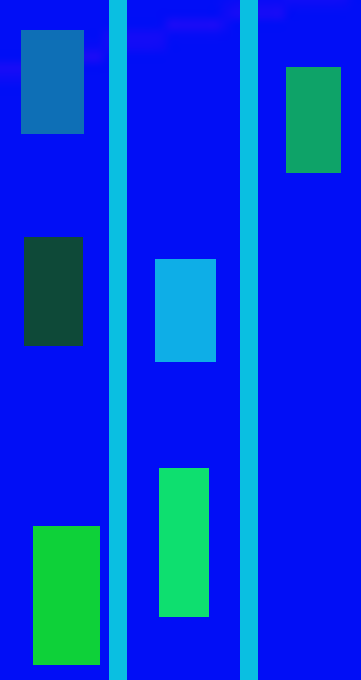
#> input picture asset/image.png, 361 x 680 px
$ python Cognize_Car.py
#> lines starting #> are read from the running program, lines starting #| are printed output that depends on the picture; after the words box and inside, x2 and y2 are one past the last pixel; in counts of white or black regions, pixels touching at a corner belong together
import numpy as np
import cv2
from PIL import Image

# 读取图片
image_path = 'asset/image.png'
image = Image.open(image_path)
#> image is the input picture: PIL image 361x680 RGBA; mean R, G, B, A 4.4, 57.1, 222.2, 255
image = np.array(image)

# 找到R通道为14的像素位置
r_channel = image[:, :, 0]
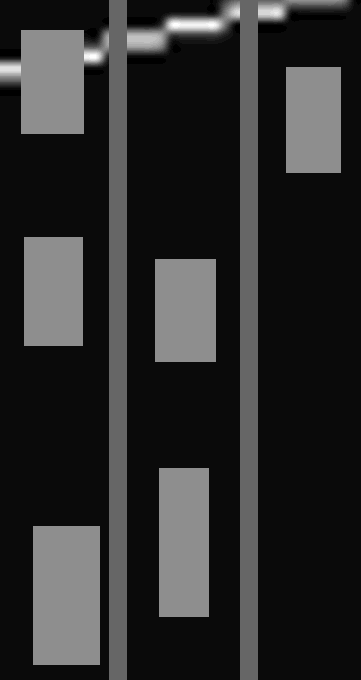
#> r_channel: shape (680, 361); min 0, max 25, mean 4.4; drawn with min black and max white
mask = (r_channel == 14).astype(np.uint8)
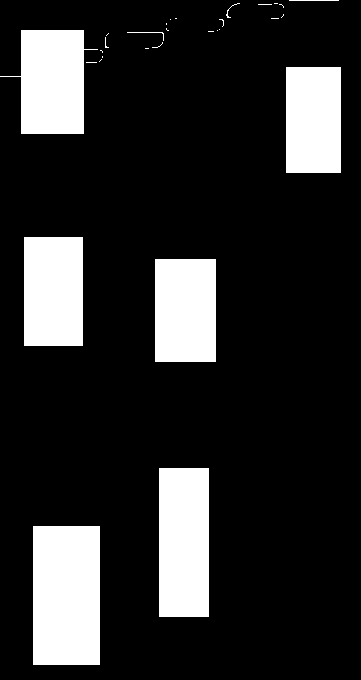
#> mask: shape (680, 361); values 0 (black) and 1 (white), 17.2% white; 30 white regions (21 under 20 px), largest, box (x1, y1, x2, y2) and area: (33, 526, 100, 665) 9313, (159, 468, 209, 617) 7450, (0, 30, 98, 134) 6587

# 使用连通域分析找到色块
num_labels, labels, stats, centroids = cv2.connectedComponentsWithStats(mask, connectivity=8)
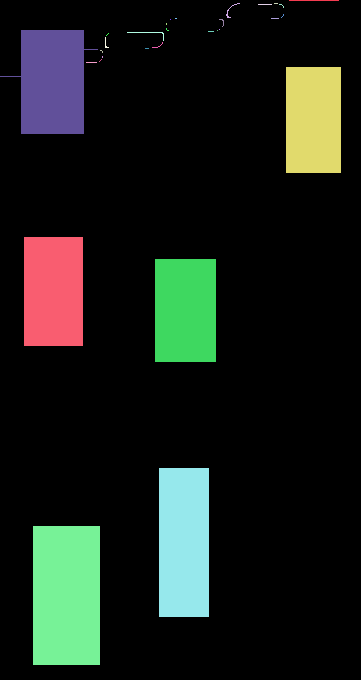
#> labels: shape (680, 361) int32; 31 distinct labels, from 0 to 30; one colour per label, 0 black
#> num_labels = 31; stats = 31 rows, first 6: [0, 0, 361, 680, 203345], [289, 0, 50, 1, 50], [226, 3, 14, 15, 27], [274, 3, 4, 1, 4], [258, 4, 14, 1, 14], [279, 4, 5, 4, 6]; centroids = 31 pairs, first value 51.95 to 313.5, second value 0 to 595

# 获取每个色块的大小和中心坐标
areas = stats[1:, cv2.CC_STAT_AREA]  # 忽略背景区域
#> areas = 30 values, max 9313 at index 29, min 1 at index 6, mean 1404.5
centers = centroids[1:]  # 忽略背景区域
#> centers = 30 pairs, first value 51.95 to 313.5, second value 0 to 595

# 根据色块大小排序并选择前6个最大的色块
sorted_indices = np.argsort(-areas)[:6]
#> sorted_indices = [29, 28, 13, 26, 27, 25]
largest_centers = centers[sorted_indices]
#> largest_centers = [[66, 595], [183.5, 542], [51.95, 81.41], [53, 291], [185, 310], [313, 119.5]]

# 转换为整数坐标
largest_centers = [(int(center[0]), int(center[1])) for center in largest_centers]
#> largest_centers = [(66, 595), (183, 542), (51, 81), (53, 291), (185, 310), (313, 119)]

# 输出最大的6个色块的中心坐标
print(largest_centers)
#| [(66, 595), (183, 542), (51, 81), (53, 291), (185, 310), (313, 119)]

# # 创建一个副本以在图像上绘制标记
# output_image_largest = image.copy()
#
# # 在每个中心坐标处绘制一个圆点
# for center in largest_centers:
#     cv2.circle(output_image_largest, center, 5, (255, 0, 0), -1)  # 使用红色圆点标记中心
#
# # 将绘制好的图像保存
# output_image_largest_path = '/mnt/data/marked_image_largest.png'
# output_image_largest_pil = Image.fromarray(output_image_largest)
# output_image_largest_pil.save(output_image_largest_path)
